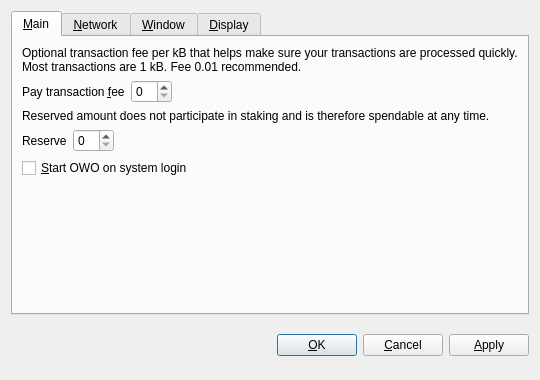
<?xml version="1.0" encoding="UTF-8"?>
<ui version="4.0">
 <class>OptionsDialog</class>
 <widget class="QDialog" name="OptionsDialog">
  <property name="geometry">
   <rect>
    <x>0</x>
    <y>0</y>
    <width>540</width>
    <height>380</height>
   </rect>
  </property>
  <property name="windowTitle">
   <string>Options</string>
  </property>
  <property name="modal">
   <bool>true</bool>
  </property>
  <layout class="QVBoxLayout" name="verticalLayout">
   <item>
    <widget class="QTabWidget" name="tabWidget">
     <property name="tabPosition">
      <enum>QTabWidget::North</enum>
     </property>
     <property name="currentIndex">
      <number>0</number>
     </property>
     <widget class="QWidget" name="tabMain">
      <attribute name="title">
       <string>&amp;Main</string>
      </attribute>
      <layout class="QVBoxLayout" name="verticalLayout_Main">
       <item>
        <widget class="QLabel" name="transactionFeeInfoLabel">
         <property name="text">
          <string>Optional transaction fee per kB that helps make sure your transactions are processed quickly. Most transactions are 1 kB. Fee 0.01 recommended.</string>
         </property>
         <property name="textFormat">
          <enum>Qt::PlainText</enum>
         </property>
         <property name="wordWrap">
          <bool>true</bool>
         </property>
        </widget>
       </item>
       <item>
        <layout class="QHBoxLayout" name="horizontalLayoutFee">
         <item>
          <widget class="QLabel" name="transactionFeeLabel">
           <property name="text">
            <string>Pay transaction &amp;fee</string>
           </property>
           <property name="textFormat">
            <enum>Qt::PlainText</enum>
           </property>
           <property name="buddy">
            <cstring>transactionFee</cstring>
           </property>
          </widget>
         </item>
         <item>
          <widget class="BitcoinAmountField" name="transactionFee"/>
         </item>
         <item>
          <spacer name="horizontalSpacerFee">
           <property name="orientation">
            <enum>Qt::Horizontal</enum>
           </property>
           <property name="sizeHint" stdset="0">
            <size>
             <width>40</width>
             <height>20</height>
            </size>
           </property>
          </spacer>
         </item>
        </layout>
       </item>
       <item>
        <widget class="QLabel" name="reserveBalanceInfoLabel">
         <property name="text">
          <string>Reserved amount does not participate in staking and is therefore spendable at any time.</string>
         </property>
         <property name="textFormat">
          <enum>Qt::PlainText</enum>
         </property>
         <property name="wordWrap">
          <bool>true</bool>
         </property>
        </widget>
       </item>
       <item>
        <layout class="QHBoxLayout" name="horizontalLayoutReserveBalance">
         <item>
          <widget class="QLabel" name="reserveBalanceLabel">
           <property name="text">
            <string>Reserve</string>
           </property>
           <property name="textFormat">
            <enum>Qt::PlainText</enum>
           </property>
           <property name="buddy">
            <cstring>reserveBalance</cstring>
           </property>
          </widget>
         </item>
         <item>
          <widget class="BitcoinAmountField" name="reserveBalance"/>
         </item>
         <item>
          <spacer name="horizontalSpacerReserveBalance">
           <property name="orientation">
            <enum>Qt::Horizontal</enum>
           </property>
           <property name="sizeHint" stdset="0">
            <size>
             <width>40</width>
             <height>20</height>
            </size>
           </property>
          </spacer>
         </item>
        </layout>
       </item>
       <item>
        <widget class="QCheckBox" name="bitcoinAtStartup">
         <property name="toolTip">
          <string>Automatically start OWO after logging in to the system.</string>
         </property>
         <property name="text">
          <string>&amp;Start OWO on system login</string>
         </property>
        </widget>
       </item>
       <item>
        <spacer name="verticalSpacer_Main">
         <property name="orientation">
          <enum>Qt::Vertical</enum>
         </property>
         <property name="sizeHint" stdset="0">
          <size>
           <width>20</width>
           <height>40</height>
          </size>
         </property>
        </spacer>
       </item>
      </layout>
     </widget>
     <widget class="QWidget" name="tabNetwork">
      <attribute name="title">
       <string>&amp;Network</string>
      </attribute>
      <layout class="QVBoxLayout" name="verticalLayout_Network">
       <item>
        <widget class="QCheckBox" name="mapPortUpnp">
         <property name="toolTip">
          <string>Automatically open the OWO client port on the router. This only works when your router supports UPnP and it is enabled.</string>
         </property>
         <property name="text">
          <string>Map port using &amp;UPnP</string>
         </property>
        </widget>
       </item>
       <item>
        <widget class="QCheckBox" name="connectSocks">
         <property name="toolTip">
          <string>Connect to the OWO network through a SOCKS5 proxy (e.g. when connecting through Tor).</string>
         </property>
         <property name="text">
          <string>&amp;Connect through SOCKS5 proxy:</string>
         </property>
        </widget>
       </item>
       <item>
        <layout class="QHBoxLayout" name="horizontalLayout_Network">
         <item>
          <widget class="QLabel" name="proxyIpLabel">
           <property name="text">
            <string>Proxy &amp;IP:</string>
           </property>
           <property name="textFormat">
            <enum>Qt::PlainText</enum>
           </property>
           <property name="buddy">
            <cstring>proxyIp</cstring>
           </property>
          </widget>
         </item>
         <item>
          <widget class="QValidatedLineEdit" name="proxyIp">
           <property name="maximumSize">
            <size>
             <width>140</width>
             <height>16777215</height>
            </size>
           </property>
           <property name="toolTip">
            <string>IP address of the proxy (e.g. 127.0.0.1)</string>
           </property>
          </widget>
         </item>
         <item>
          <widget class="QLabel" name="proxyPortLabel">
           <property name="text">
            <string>&amp;Port:</string>
           </property>
           <property name="textFormat">
            <enum>Qt::PlainText</enum>
           </property>
           <property name="buddy">
            <cstring>proxyPort</cstring>
           </property>
          </widget>
         </item>
         <item>
          <widget class="QLineEdit" name="proxyPort">
           <property name="maximumSize">
            <size>
             <width>55</width>
             <height>16777215</height>
            </size>
           </property>
           <property name="toolTip">
            <string>Port of the proxy (e.g. 9050)</string>
           </property>
          </widget>
         </item>
         <item>
          <spacer name="horizontalSpacer_Network">
           <property name="orientation">
            <enum>Qt::Horizontal</enum>
           </property>
           <property name="sizeHint" stdset="0">
            <size>
             <width>40</width>
             <height>20</height>
            </size>
           </property>
          </spacer>
         </item>
        </layout>
       </item>
       <item>
        <spacer name="verticalSpacer_Network">
         <property name="orientation">
          <enum>Qt::Vertical</enum>
         </property>
         <property name="sizeHint" stdset="0">
          <size>
           <width>20</width>
           <height>40</height>
          </size>
         </property>
        </spacer>
       </item>
      </layout>
     </widget>
     <widget class="QWidget" name="tabWindow">
      <attribute name="title">
       <string>&amp;Window</string>
      </attribute>
      <layout class="QVBoxLayout" name="verticalLayout_Window">
       <item>
        <widget class="QCheckBox" name="minimizeToTray">
         <property name="toolTip">
          <string>Show only a tray icon after minimizing the window.</string>
         </property>
         <property name="text">
          <string>&amp;Minimize to the tray instead of the taskbar</string>
         </property>
        </widget>
       </item>
       <item>
        <widget class="QCheckBox" name="minimizeOnClose">
         <property name="toolTip">
          <string>Minimize instead of exit the application when the window is closed. When this option is enabled, the application will be closed only after selecting Quit in the menu.</string>
         </property>
         <property name="text">
          <string>M&amp;inimize on close</string>
         </property>
        </widget>
       </item>
       <item>
        <spacer name="verticalSpacer_Window">
         <property name="orientation">
          <enum>Qt::Vertical</enum>
         </property>
         <property name="sizeHint" stdset="0">
          <size>
           <width>20</width>
           <height>40</height>
          </size>
         </property>
        </spacer>
       </item>
      </layout>
     </widget>
     <widget class="QWidget" name="tabDisplay">
      <attribute name="title">
       <string>&amp;Display</string>
      </attribute>
      <layout class="QVBoxLayout" name="verticalLayout_Display">
       <item>
        <layout class="QHBoxLayout" name="horizontalLayout_1_Display">
         <item>
          <widget class="QLabel" name="langLabel">
           <property name="text">
            <string>User Interface &amp;language:</string>
           </property>
           <property name="textFormat">
            <enum>Qt::PlainText</enum>
           </property>
           <property name="buddy">
            <cstring>lang</cstring>
           </property>
          </widget>
         </item>
         <item>
          <widget class="QValueComboBox" name="lang">
           <property name="toolTip">
            <string>The user interface language can be set here. This setting will take effect after restarting OWO.</string>
           </property>
          </widget>
         </item>
        </layout>
       </item>
       <item>
        <layout class="QHBoxLayout" name="horizontalLayout_2_Display">
         <item>
          <widget class="QLabel" name="unitLabel">
           <property name="text">
            <string>&amp;Unit to show amounts in:</string>
           </property>
           <property name="textFormat">
            <enum>Qt::PlainText</enum>
           </property>
           <property name="buddy">
            <cstring>unit</cstring>
           </property>
          </widget>
         </item>
         <item>
          <widget class="QValueComboBox" name="unit">
           <property name="toolTip">
            <string>Choose the default subdivision unit to show in the interface and when sending coins.</string>
           </property>
          </widget>
         </item>
        </layout>
       </item>
       <item>
        <widget class="QCheckBox" name="coinControlFeatures">
         <property name="toolTip">
          <string>Whether to show coin control features or not.</string>
         </property>
         <property name="text">
          <string>Display coin &amp;control features (experts only!)</string>
         </property>
        </widget>
       </item>
       <item>
        <widget class="QCheckBox" name="useBlackTheme">
         <property name="text">
          <string>Use black visual theme (requires restart)</string>
         </property>
        </widget>
       </item>
       <item>
        <spacer name="verticalSpacer_Display">
         <property name="orientation">
          <enum>Qt::Vertical</enum>
         </property>
         <property name="sizeHint" stdset="0">
          <size>
           <width>20</width>
           <height>40</height>
          </size>
         </property>
        </spacer>
       </item>
      </layout>
     </widget>
    </widget>
   </item>
   <item>
    <layout class="QHBoxLayout" name="horizontalLayout_Buttons">
     <item>
      <spacer name="horizontalSpacer_1">
       <property name="orientation">
        <enum>Qt::Horizontal</enum>
       </property>
       <property name="sizeHint" stdset="0">
        <size>
         <width>40</width>
         <height>48</height>
        </size>
       </property>
      </spacer>
     </item>
     <item>
      <widget class="QLabel" name="statusLabel">
       <property name="font">
        <font>
         <weight>75</weight>
         <bold>true</bold>
        </font>
       </property>
       <property name="text">
        <string/>
       </property>
       <property name="textFormat">
        <enum>Qt::PlainText</enum>
       </property>
       <property name="wordWrap">
        <bool>true</bool>
       </property>
      </widget>
     </item>
     <item>
      <spacer name="horizontalSpacer_2">
       <property name="orientation">
        <enum>Qt::Horizontal</enum>
       </property>
       <property name="sizeHint" stdset="0">
        <size>
         <width>40</width>
         <height>48</height>
        </size>
       </property>
      </spacer>
     </item>
     <item>
      <widget class="QPushButton" name="okButton">
       <property name="text">
        <string>&amp;OK</string>
       </property>
      </widget>
     </item>
     <item>
      <widget class="QPushButton" name="cancelButton">
       <property name="text">
        <string>&amp;Cancel</string>
       </property>
       <property name="autoDefault">
        <bool>false</bool>
       </property>
      </widget>
     </item>
     <item>
      <widget class="QPushButton" name="applyButton">
       <property name="text">
        <string>&amp;Apply</string>
       </property>
       <property name="autoDefault">
        <bool>false</bool>
       </property>
      </widget>
     </item>
    </layout>
   </item>
  </layout>
 </widget>
 <customwidgets>
  <customwidget>
   <class>BitcoinAmountField</class>
   <extends>QSpinBox</extends>
   <header>bitcoinamountfield.h</header>
  </customwidget>
  <customwidget>
   <class>QValueComboBox</class>
   <extends>QComboBox</extends>
   <header>qvaluecombobox.h</header>
  </customwidget>
  <customwidget>
   <class>QValidatedLineEdit</class>
   <extends>QLineEdit</extends>
   <header>qvalidatedlineedit.h</header>
  </customwidget>
 </customwidgets>
 <resources/>
 <connections/>
</ui>
